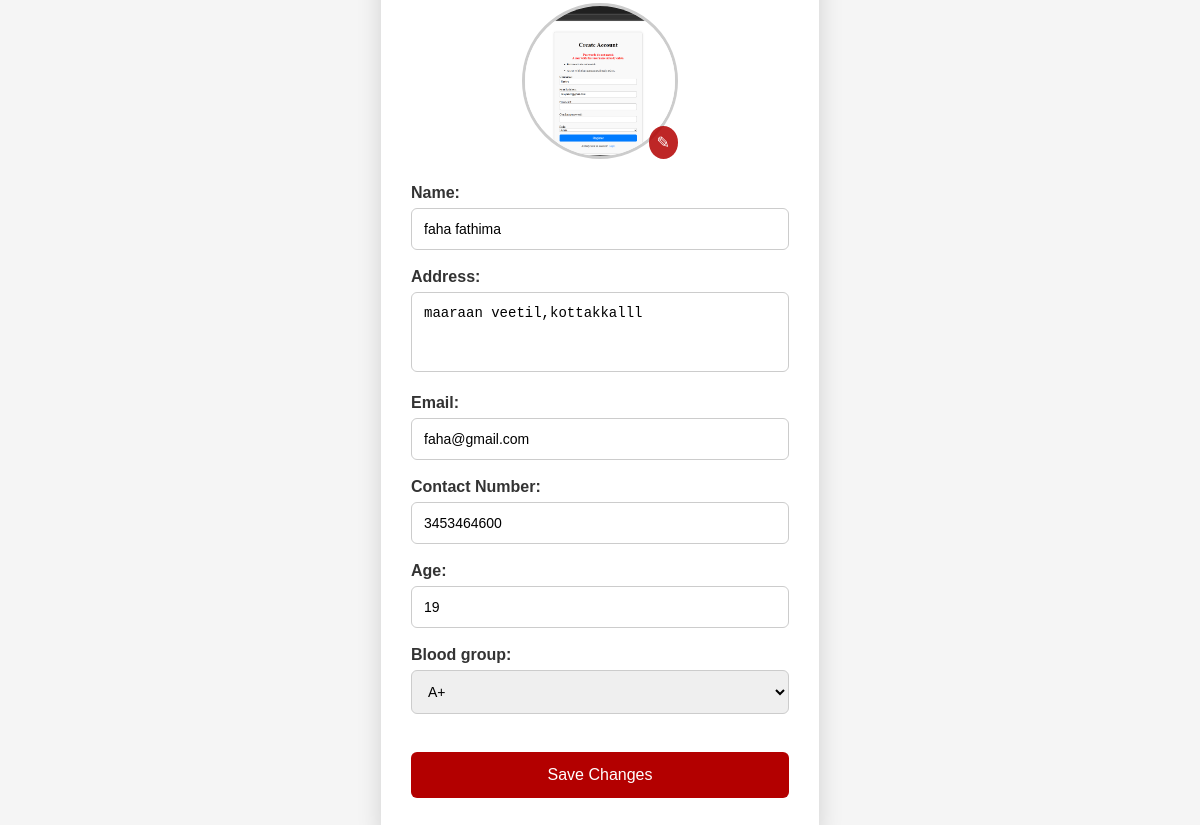
/donor/donor_details_edit/ (signed in), run on an earlier commit of the app's database.
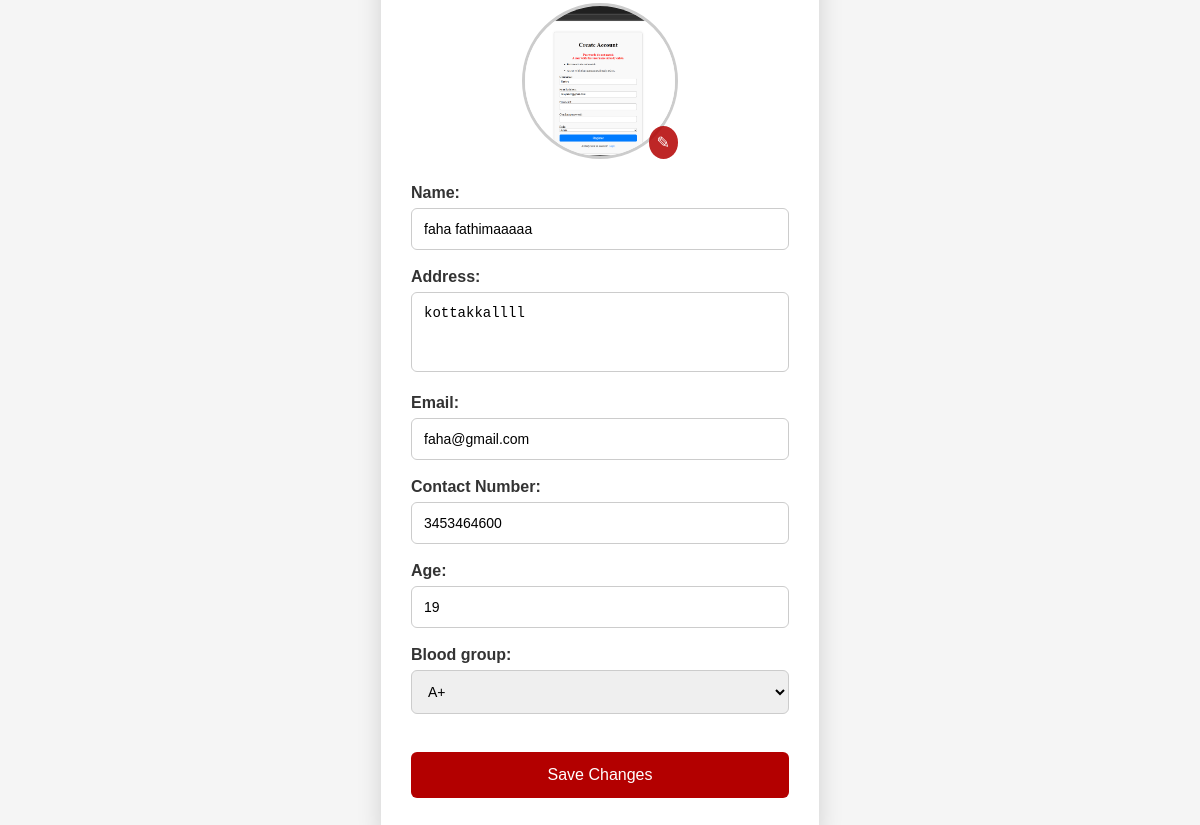
And on a later commit of the database.
### blood_bank_app/models.py (models this page shows, shortened)
class DonorDetails(models.Model):
    user = models.OneToOneField(User, on_delete=models.CASCADE, null=True, blank=True)
    name = models.CharField(max_length=100)
    email = models.EmailField(unique=True, null=True, blank=True)
    phone_number = models.CharField(max_length=15, validators=[donor_recipient_phone_validator])
    address = models.TextField()
    age = models.PositiveIntegerField(null=True, blank=True)
    blood_group = models.CharField(max_length=5)
    photo = models.ImageField(upload_to='donor_photos/')
    is_eligible = models.BooleanField(default=False)

### blood_bank_app/views.py (the view)
# urls.py: path('donor/donor_details_edit/', views.donor_details_edit, name='donor_details_edit'),
@login_required
def donor_details_edit(request):
    donor = get_object_or_404(DonorDetails, user=request.user)
    if request.method == 'POST':
        form = DonorDetailsForm(request.POST, request.FILES, instance=donor)
        if form.is_valid():
            form.save()
            if request.headers.get('x-requested-with') == 'XMLHttpRequest':
                return JsonResponse({'success': True})
    else:
        form = DonorDetailsForm(instance=donor)
    return render(request, 'donor/donor_details_edit.html', {'form': form, 'donor': donor})

### blood_bank_app/forms.py
class DonorDetailsForm(forms.ModelForm):
    BLOOD_GROUP_CHOICES = [
        ('A+', 'A+'), ('A-', 'A-'),
        ('B+', 'B+'), ('B-', 'B-'),
        ('AB+', 'AB+'), ('AB-', 'AB-'),
        ('O+', 'O+'), ('O-', 'O-'),
    ]
    blood_group = forms.ChoiceField(
        choices=BLOOD_GROUP_CHOICES,
        widget=forms.Select(attrs={'class': 'form-control'})
    )
    class Meta:
        model = DonorDetails
        fields = ['name', 'address', 'email', 'phone_number', 'age', 'blood_group', 'photo']
        widgets = {
            'age': forms.NumberInput(attrs={'min': 18, 'max': 65, 'placeholder': 'Enter your age'}),
            'address': forms.Textarea(attrs={'rows': 3}),
            'email': forms.EmailInput(attrs={'placeholder': 'Enter your email address'}),
        }
        labels = {
            'phone_number': 'Contact Number'
        }

### blood_bank_app/templates/donor/donor_details_edit.html (shortened to what this page needs)
{% extends 'master.html' %}
{% load static %}
{% block content %}
<div class="center-wrapper">
    <div class="edit-box">
        <div class="photo-wrapper">
            <div class="photo-inner">
                {% if donor.photo %}
                    <img id="profileImage" src="{{ donor.photo.url }}" alt="{{ donor.name }} Photo">
                {% else %}
                    <img id="profileImage" src="{% static 'default_profile.png' %}" alt="Profile Photo">
                {% endif %}
                <label class="edit-photo-icon" for="id_photo">&#9998;</label>
            </div>
        </div>
        <form method="POST" enctype="multipart/form-data">
            {% for field in form %}
                {% if field.name != 'photo' %}
                    <div class="form-field">
                        {{ field.label_tag }}
                        {{ field }}
                    </div>
                {% endif %}
            {% endfor %}
            <button type="submit">Save Changes</button>
        </form>
    </div>
</div>
{% endblock %}

What changed in the data, as far as the page shows it:
changed DonorDetails "faha@gmail.com": name "faha fathima" → "faha fathimaaaaa"; address "maaraan veetil,kottakkalll" → "kottakkallll"
